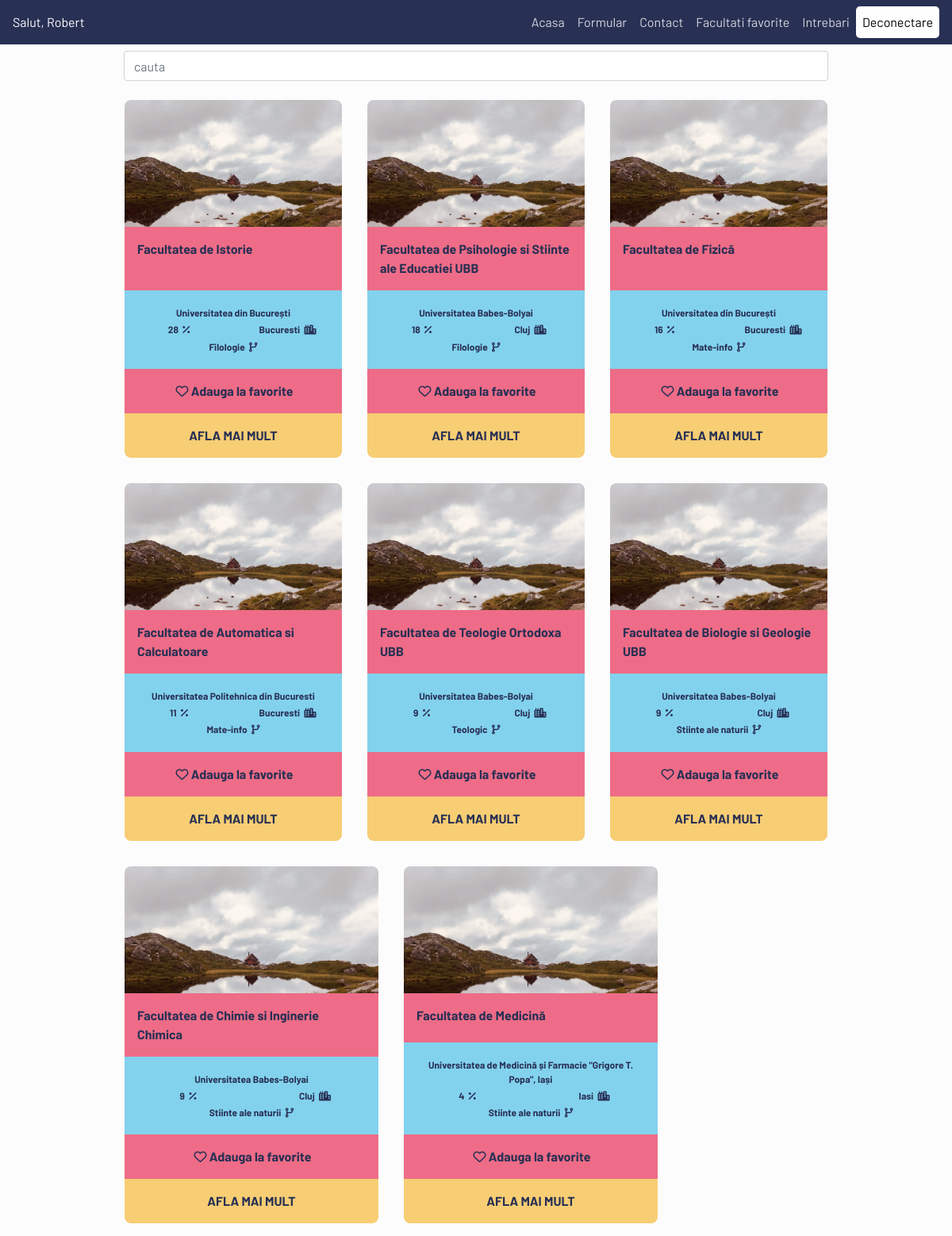
The app's page /pages/homePage.php (signed in) with its own data.
### tables this page shows
CREATE TABLE `users` (
  `idUser` int(11) NOT NULL,
  `Nume` text NOT NULL,
  `Prenume` text NOT NULL,
  `mailUser` tinytext NOT NULL,
  `pwdUsers` longtext NOT NULL,
  `Profil` text DEFAULT NULL,
  `Domeniu` text DEFAULT NULL,
  `domeniu_intensitate` int(1) DEFAULT NULL,
  `job` int(1) DEFAULT NULL,
  `materie1` varchar(64) DEFAULT NULL,
  `materie2` varchar(64) DEFAULT NULL,
  `materie3` varchar(64) DEFAULT NULL,
  `carti` varchar(64) DEFAULT NULL,
  `sociabil` int(1) DEFAULT NULL,
  `sport` varchar(64) DEFAULT NULL,
  `stres` int(1) DEFAULT NULL,
  `Judet` text DEFAULT NULL,
  `PozaUser` text DEFAULT 'UserDefault.jpg'
);

CREATE TABLE `facultati` (
  `Indexf` int(11) NOT NULL,
  `Numef` text DEFAULT NULL,
  `Judet` tinytext DEFAULT NULL,
  `Examenadmi` tinyint(1) DEFAULT NULL,
  `Universitatea` varchar(256) DEFAULT NULL,
  `Profil` text DEFAULT NULL,
  `Poza` text NOT NULL DEFAULT 'default.jpg',
  `job` int(1) DEFAULT NULL,
  `pasiune_facultati` varchar(64) NOT NULL,
  `materie1` varchar(64) DEFAULT NULL,
  `materie2` varchar(64) DEFAULT NULL,
  `materie3` varchar(64) DEFAULT NULL,
  `carti` varchar(64) DEFAULT NULL,
  `sociabil` int(1) DEFAULT NULL,
  `sport` varchar(64) DEFAULT NULL,
  `stres` int(1) DEFAULT NULL,
  `link_facultate` longtext NOT NULL
);

### pages/functii/facultati.php (called while the page is built, shortened)
<?php
require './folderlogin/datacon.php';
require './functii/functii.php';
if (isset($_SESSION['mailUser'])) {
  $mail = $_SESSION['mailUser'];
  $sql = "SELECT * FROM users WHERE mailUser=?";
}
  $stmt=mysqli_stmt_init($connection);
  if (!mysqli_stmt_prepare($stmt,$sql))
  {
      header("Location: ./indexpp.php?error=mysqlerror");
      exit();
  }
  mysqli_stmt_bind_param($stmt,"s",$mail);
  mysqli_stmt_execute($stmt);
  $result=mysqli_stmt_get_result($stmt);
  $user = array();
  if ($result->num_rows > 0) {
    while($row = $result->fetch_assoc()) {
        $user[] = $row;
    }
}
$sql = "SELECT * FROM facultati";
$result = mysqli_query($connection,$sql);
$myArray = array();
if ($result->num_rows > 0) {
    while($row = $result->fetch_assoc()) {
        $myArray[] = $row;
    }
}
$facultati = array();
foreach ($myArray as $_facultate) {
    $temp = new facultate();
    $temp->Indexf=$_facultate['Indexf'];
    $temp->nume = $_facultate['Numef'];
    $temp->universitate = $_facultate['Universitatea'];
    $temp->judet = $_facultate['Judet'];
    $temp->profil = $_facultate['Profil'];
    $temp->compabilitate = getCompability($_facultate, $user);
    $temp->link = $_facultate['link_facultate'];
}

### pages/functii/functii.php (called while the page is built, shortened)
<?php
function binarySearch(Array $var, $nr)
{
	if (count($var) === 0) return false;
	return false;
}
?>

### pages/homePage.php (the view, shortened to what this page needs)
<?php
require './folderlogin/datacon.php';
if(isset($_SESSION['mailUser']))
{
    $mail = $_SESSION['mailUser'];
    $mysql="SELECT * FROM users WHERE mailUser=?";
}
$stmt = mysqli_stmt_init($connection);
if (!mysqli_stmt_prepare($stmt, $mysql))
{
    header("Location: ../index.php");
    exit();
}
mysqli_stmt_bind_param($stmt, "s", $mail);
mysqli_stmt_execute($stmt);
$result= mysqli_stmt_get_result($stmt);
if ($result->num_rows > 0) {
    $row = $result->fetch_assoc();
}
$favorite = array();
sort($favorite);
?>
<!doctype html>
<html lang="en">
    <head>
        <link rel="stylesheet" href="https://stackpath.bootstrapcdn.com/bootstrap/4.4.1/css/bootstrap.min.css">
        <link rel="stylesheet" href="./CSS/navbar.css">
        <link rel="stylesheet" href="./CSS/homePage.css">
        <link rel="stylesheet" href="./CSS/base.css">
    </head>
    <body>
        <nav class="navbar navbar-expand-lg navbar-light">
            <a href="#">
                <?php
                if (isset($row['Prenume']))
                    print "Salut, ".$row['Prenume'];
                ?>
            </a>
            <div class="collapse navbar-collapse" id="navbarNav" style="flex-direction: row-reverse;">
                <ul class="navbar-nav">
                    <li class="nav-item">
                        <a href="./homePage.php" class="nav-link">Acasa</a>
                    </li>
                    <li class="nav-item">
                        <a onclick="alert();" class="nav-link">Formular</a>
                    </li>
                    <li class="nav-item">
                        <a href="./contact.php" class="nav-link">Contact</a>
                    </li>
                    <li class="nav-item">
                        <a href="./favorite.php" class="nav-link">Facultati favorite</a>
                    </li>
                    <li class="nav-item">
                        <a href="./faq.php" class="nav-link">Intrebari</a>
                    </li>
                    <li class="nav-item">
                        <a href="./folderlogin/deconectphp.php" class="nav-link"> Deconectare</a>
                    </li>
                </ul>
            </div>
        </nav>
        <div id="search">
            <input onkeyup="sort()" class="form-control w-75"
                   type="text" placeholder="cauta" id="search_field" aria-label="Search">
        </div>
        <main class="container">
            <div id="showcase">
                <div class="row">
                    <?php
                    require './functii/facultati.php';
                    usort($facultati,function($first,$second){
                        return $first->compabilitate < $second->compabilitate;
                    });
                    foreach ($facultati as $card) {
                    ?>
                    <div class="col card">
                        <div class="row-lg-4 backgrounded"></div>
                        <div class="row-lg-2 name">
                            <?php
                        echo $card->nume;
                            ?>
                        </div>
                        <div class="row-lg-3 prop text-center">
                            <div class="col">
                                <div class="row">
                                    <div class="col">
                                        <?php
                        echo $card->universitate;
                                        ?>
                                    </div>
                                </div>
                                <div class="row justify-content-between">
                                    <div class="col">
                                        <?php
                        echo $card->compabilitate
                                        ?>
                                        <i class="fas fa-percentage"></i></div>
                                    <div class="col">
                                        <?php
                            echo $card->judet;
                                        ?>
                                        <i class="fas fa-city"></i>
                                    </div>
                                </div>
                                <div class="row">
                                    <div class="col">
                                        <?php
                        echo $card->profil;
                                        ?>
                                        <i class="fas fa-code-branch"></i>
                                    </div>
                                </div>
                            </div>
                        </div>
                        <div class="row-lg-3 fav text-center">
                            <form action="./favoriteAlg.php" method="post">
                                <?php
                        if(binarySearch($favorite, $card->Indexf))
                            echo '<button type="submit" style="all: unset" name="scoatere" id="'.$card->Indexf.'" value="'.$card->Indexf.'"><i class="fas fa-heart"></i> Scoate de la favorite</button>';
                        else
                            echo '<button type="submit" style="all: unset" name="adaugare" id="'.$card->Indexf.'" value="'.$card->Indexf.'"><i class="far fa-heart"></i> Adauga la favorite</button>';
                                ?>
                            </form>
                        </div>
                        <div class="row-lg-3 extra text-center">
                            <a href="
                                     <?php
                        echo $card->link;
                                     ?>
                                     " target="_blank">Afla mai mult</a>
                        </div>
                    </div>
                    <?php } ?>
                </div>
            </div>
        </main>
    </body>
</html>

### pages/CSS/navbar.css (style rules this page uses)
.navbar { background: var(--black); display: flex; font-family: 'Barlow', sans-serif; }
.navbar a { color: white; cursor: pointer; }
.nav-link { color: rgba(255,255,255,.8)!important; }
.nav-item:last-of-type { background: white; border-radius: 5px; }
.nav-item:last-of-type a { color: black!important; }
#search { display: flex; justify-content: center; padding: .5em; }

### pages/CSS/homePage.css (style rules this page uses)
body { overflow-x: hidden; }
#showcase { margin: 0 auto; width: 80%; max-width: 1024px; }
.row { flex-wrap: wrap; flex: 1 1 0px }
.card { max-width: 20em; min-width: 225px; border: 0; padding: 0; margin: 1rem; font-weight: 700!important; color: var(--black); }
.backgrounded { min-height: 10em; background-image: url('../Images/background.jpg'); background-size: cover; border-top-left-radius: 8px; border-top-right-radius: 8px; }
.name { background-color: var(--red); padding: 1rem 1rem; height: 100%; }
.prop { background: var(--blue); padding: 1rem 0; }
.fav { background: var(--red); padding: 1rem 0; cursor: pointer; }
.extra { background: var(--yellow); border-bottom-left-radius: 8px; border-bottom-right-radius: 8px; padding: 1rem; }
.extra a { color: var(--black); text-transform: uppercase; }
.prop .col { font-size: 12px; margin: 0.1rem 0; }
i { margin-left: 3px; }

### pages/CSS/base.css (style rules this page uses)
body, html { margin: 0; padding: 0; background: var(--white); color: var(--black); font-family: 'Barlow', sans-serif; }

### pages/CSS/variabiles.css (style rules this page uses)
:root { --blue: #82D2EE; --red: #EE6C87; --yellow: #F7CE74; --white: #FCFCFC; --black: #283054; }

### records on screen
users: Prenume "Robert"
facultati: Numef "Facultatea de Istorie", Universitatea "Universitatea din București", compabilitate "28", Judet "Bucuresti", Profil "Filologie", $card->Indexf 9 (drawn)
facultati: Numef "Facultatea de Psihologie si Stiinte ale Educatiei UBB", Universitatea "Universitatea Babes-Bolyai", compabilitate "18", Judet "Cluj", Profil "Filologie", $card->Indexf 3 (drawn)
facultati: Numef "Facultatea de Fizică", Universitatea "Universitatea din București", compabilitate "16", Judet "Bucuresti", Profil "Mate-info", $card->Indexf 8 (drawn)
facultati: Numef "Facultatea de Automatica si Calculatoare", Universitatea "Universitatea Politehnica din Bucuresti", compabilitate "11", Judet "Bucuresti", Profil "Mate-info", $card->Indexf 2 (drawn)
facultati: Numef "Facultatea de Teologie Ortodoxa UBB", Universitatea "Universitatea Babes-Bolyai", compabilitate "9", Judet "Cluj", Profil "Teologic", $card->Indexf 1 (drawn)
facultati: Numef "Facultatea de Biologie si Geologie UBB", Universitatea "Universitatea Babes-Bolyai", compabilitate "9", Judet "Cluj", Profil "Stiinte ale naturii", $card->Indexf 4 (drawn)
facultati: Numef "Facultatea de Chimie si Inginerie Chimica", Universitatea "Universitatea Babes-Bolyai", compabilitate "9", Judet "Cluj", Profil "Stiinte ale naturii", $card->Indexf 5 (drawn)
facultati: Numef "Facultatea de Medicină", Universitatea "Universitatea de Medicină și Farmacie \"Grigore T. Popa\", Iași", compabilitate "4", Judet "Iasi", Profil "Stiinte ale naturii", $card->Indexf 7 (drawn)
